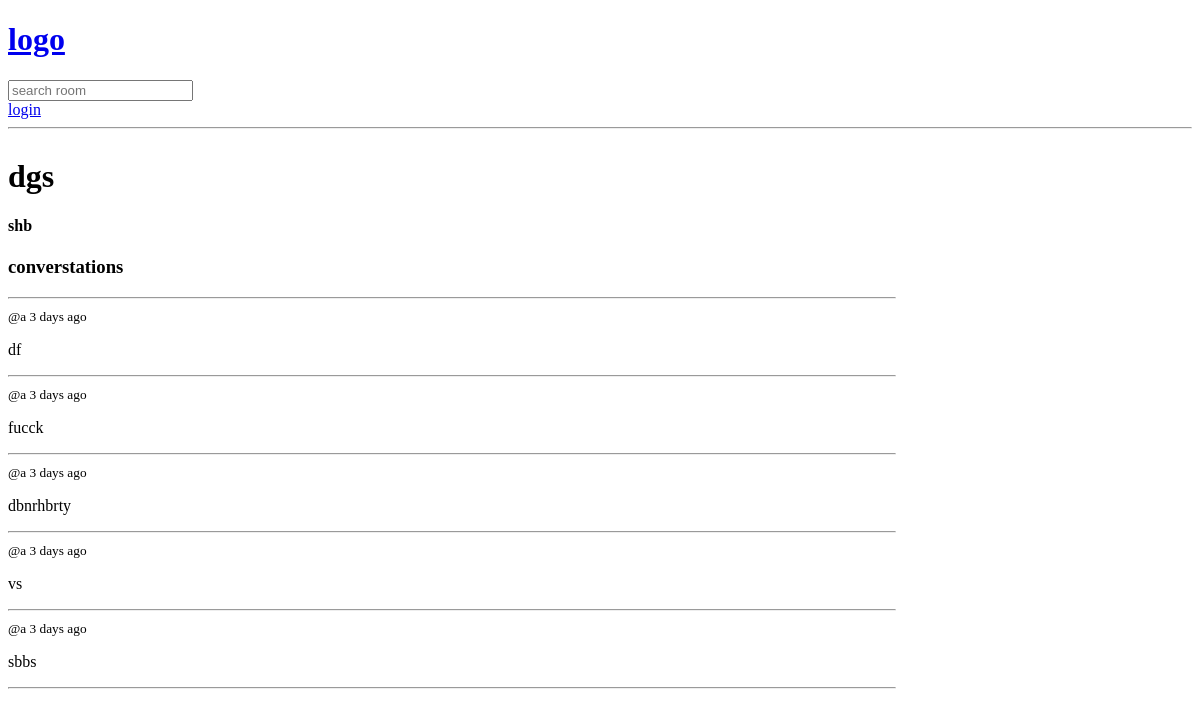
/room/16/, run on an earlier commit of the app's database.
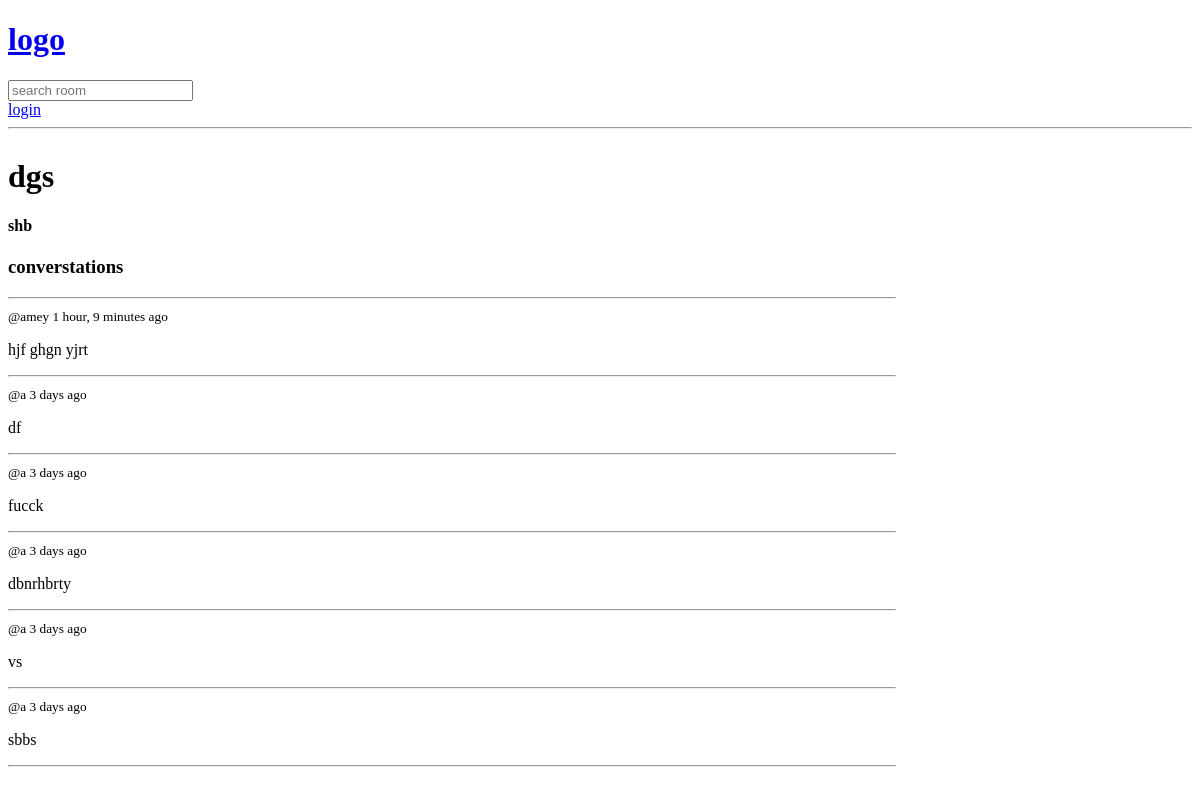
And on a later commit of the database.
### base/models.py (models this page shows, shortened)
class Room(models.Model):
    host=models.ForeignKey(User,on_delete=models.SET_NULL,null=True)
    topic=models.ForeignKey(Topic,on_delete=models.SET_NULL,null=True)
    name=models.CharField(max_length=200)
    description=models.TextField(null=True,blank=True)#recored can be null aand if form submmited can be null
    participants=models.ManyToManyField(User,related_name='participants',blank=True)
    updated=models.DateTimeField(auto_now=True)#takes time stamp when save method is called
    created=models.DateTimeField(auto_now_add=True)#when room is created
    class Meta:
        ordering=['-updated','-created']

class message(models.Model):
    user=models.ForeignKey(User,on_delete=models.CASCADE)
    room=models.ForeignKey(Room,on_delete=models.CASCADE)
    body=models.TextField()
    updated=models.DateTimeField(auto_now=True)
    created=models.DateTimeField(auto_now_add=True)
    class Meta:
        ordering=['-updated','-created']

### base/views.py (the view, shortened to what this page needs)
# urls.py: path('room/<str:pk>/',views.room,name='room'),
def room(request,pk):
    room=Room.objects.get(id=pk)
    room_messages=room.message_set.all().order_by('-created')#this give childeren of room tabel that is message table and all of these entrier in message table
    participants=room.participants.all()
    return render(request,'base/room.html',{'room':room,'room_messages':room_messages,'participants':participants})

### base/templates/base/room.html (shortened to what this page needs)
{% extends 'main.html'%}
{%block content%}
<div class="room-container">
    <div>
    <h1>{{room.name}}</h1>
    <h4>{{room.description}}</h4>
    <div class="comment-wrapper">
        <h3>converstations</h3>
        <hr>
        {%for message in room_messages%}
        <div>
            <small>@{{message.user}} {{message.created|timesince}} ago</small>
            <p>{{message.body}}</p>
        </div>
        <hr>
        {% endfor %}
    </div>
{%endblock content%}

### templates/main.html (shortened to what this page needs)
<!DOCTYPE html>
<html lang="en">
<head>
</head>
<body>
    {%include 'navbar.html'%}
    {% block content%}
    {% endblock%}
</body>
</html>

### templates/navbar.html
<a href="/"><h1>logo</h1></a>
<form method="GET" action="{%url 'home'%}">
    <input type="text" placeholder="search room" name="q">
</form>
{%if request.user.is_authenticated%}
<p>hello {{request.user}}</p>
<a href="{% url 'logout'%}">logout</a>
{%else%}
<a href="{% url 'login'%}">login</a>
{%endif%}
<hr>

### base/templates/base/room.html (style rules this page uses)
.room-container { display: grid; grid-template-columns: 3fr 1fr; }

What changed in the data, as far as the page shows it:
added message: user "amey", created "1 hour, 9 minutes", body "hjf ghgn yjrt"
